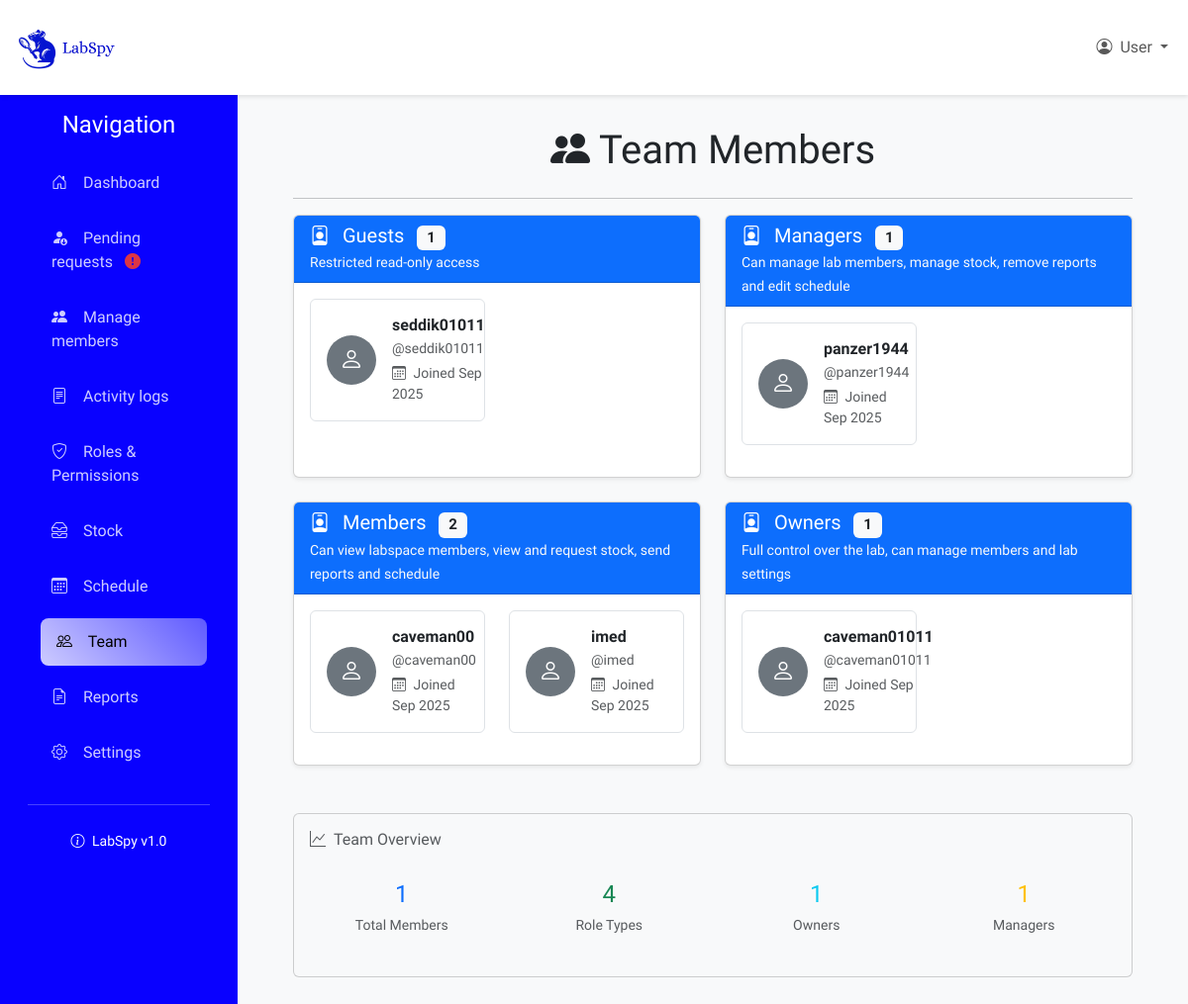
The app's page /labspaces/lab/E5PW8A/team/ (signed in) with its own data.
### labspaces/models.py (models this page shows, shortened)
class Role(models.Model):
    name = models.CharField(max_length=64)
    description = models.CharField(max_length=255)
    lab = models.ForeignKey(Lab, on_delete=models.CASCADE, null=True, blank=True)
    is_default = models.BooleanField(default=False)
    created_at = models.DateTimeField(auto_now_add=True)
    updated_at = models.DateTimeField(auto_now = True)
    class Meta:
        unique_together = ('lab', 'name', 'is_default')

class LabMembership(models.Model):
    lab = models.ForeignKey(Lab, on_delete=models.CASCADE)
    user = models.ForeignKey(CustomUser, on_delete=models.CASCADE)
    role = models.ForeignKey(Role, default=1, on_delete=models.SET_DEFAULT)
    created_at = models.DateTimeField(auto_now_add=True)
    class Meta:
        unique_together = ('lab', 'user')

### users/models.py (models this page shows)
class CustomUser(AbstractUser):
    phone_number = models.CharField(max_length=8, blank=True, null=True)
    date_joined = models.DateTimeField(auto_now_add=True, null=True, blank=True)

### labspaces/views.py (the view)
# urls.py: path('lab/<str:code>/team/', views.team_view, name='team_view'),
@login_required
def team_view(request, code):
    try:
        labspace = Lab.objects.get(code=code)
    except Lab.DoesNotExist:
        raise Http404("Lab not found")
    is_member = LabMembership.objects.filter(
        lab=labspace,
        user=request.user,
        role__name__in=['owner', 'manager', 'researcher', 'guest', 'member'],
        role__is_default=True
    ).exists()
    if not is_member:
        return HttpResponseForbidden("Access Denied.")
    members_by_role = {}
    roles = Role.objects.filter(
        Q(lab=labspace) | (Q(is_default=True) & Q(lab__isnull=True))
    ).exclude(name='pending').order_by('name')
    for role in roles:
        members = LabMembership.objects.filter(
            lab=labspace,
            role=role
        ).select_related('user').order_by('user__username')
        if members.exists():
            members_by_role[role] = members
    context = {
        'labspace': labspace,
        'current_lab': labspace,
        'members_by_role': members_by_role,
    }
    return render(request, 'labspaces/team_view.html', context)

### labspaces/context_processors.py (called while the page is built)
def lab_admin_status(request):
    context = {'user_is_admin': False, 'current_lab': None}
    if request.user.is_authenticated:
        try:
            lab_code = get_lab_code_from_url(request)
            if lab_code != "":
                try:
                    lab = Lab.objects.get(code=lab_code)
                    owner_role = Role.objects.get(name='owner', is_default=True, lab__isnull=True)
                    is_admin = LabMembership.objects.filter(
                        lab=lab,
                        user=request.user,
                        role=owner_role
                    ).exists()
                    if is_admin:
                        context['user_is_admin'] = True
                        context['current_lab'] = lab
                except Lab.DoesNotExist:
                    pass
        except Exception as e:
            pass
    return context

### labspaces/models.py (called while the page is built)
    def has_pending_requests(self):
        try:
            pending_role = Role.objects.get(name='pending', is_default=True, lab__isnull=True)
            return LabMembership.objects.filter(lab=self, role=pending_role).exists()
        except Role.DoesNotExist:
            return False

### labspaces/util.py (called while the page is built)
def get_lab_code_from_url(request):
    lab_code = ""
    if request.user.is_authenticated:
        resolved = resolve(request.path)
        if 'code' in resolved.kwargs:
            lab_code = resolved.kwargs['code']
    return lab_code

### labspaces/templates/labspaces/team_view.html (shortened to what this page needs)
{% extends 'labspaces/lab_layout.html' %}
{% block content %}
<div class="container-fluid">
    <div class="row">
        <div class="col-12">
            <h1 class="text-center mb-4">
                <i class="bi bi-people-fill"></i> Team Members
            </h1>
            <hr>
        </div>
    </div>
    {% if members_by_role %}
        <div class="row">
            {% for role, members in members_by_role.items %}
                <div class="col-lg-6 col-md-12 mb-4">
                    <div class="card h-100 shadow-sm">
                        <div class="card-header bg-primary text-white">
                            <h5 class="card-title mb-0">
                                <i class="bi bi-person-badge me-2"></i>
                                {{ role.name|title }}s
                                <span class="badge bg-light text-dark ms-2">{{ members.count }}</span>
                            </h5>
                            {% if role.description %}
                                <small class="text-light">{{ role.description }}</small>
                            {% endif %}
                        </div>
                        <div class="card-body">
                            <div class="row">
                                {% for member in members %}
                                    <div class="col-md-6 mb-3">
                                        <div class="d-flex align-items-center p-3 border rounded">
                                            <div class="flex-shrink-0">
                                                <div class="bg-secondary rounded-circle d-flex align-items-center justify-content-center"
                                                     style="width: 50px; height: 50px;">
                                                    <i class="bi bi-person text-white fs-4"></i>
                                                </div>
                                            </div>
                                            <div class="flex-grow-1 ms-3">
                                                <h6 class="mb-1 fw-bold">{{ member.user.get_full_name|default:member.user.username }}</h6>
                                                <p class="mb-1 text-muted small">@{{ member.user.username }}</p>
                                                <p class="mb-0 text-muted small">
                                                    <i class="bi bi-calendar3 me-1"></i>
                                                    Joined {{ member.created_at|date:"M Y" }}
                                                </p>
                                            </div>
                                        </div>
                                    </div>
                                {% endfor %}
                            </div>
                        </div>
                    </div>
                </div>
            {% endfor %}
        </div>
    {% endif %}
    {% if members_by_role %}
        <div class="row mt-4">
            <div class="col-12">
                <div class="card bg-light">
                    <div class="card-body">
                        <h6 class="card-title text-muted mb-3">
                            <i class="bi bi-graph-up me-2"></i>Team Overview
                        </h6>
                        <div class="row text-center">
                            <div class="col-md-3 mb-2">
                                <div class="p-3">
                                    <h4 class="text-primary mb-1">
                                        {% for role, members in members_by_role.items %}
                                            {% if forloop.first %}{{ members.count }}{% endif %}
                                        {% endfor %}
                                    </h4>
                                    <small class="text-muted">Total Members</small>
                                </div>
                            </div>
                            <div class="col-md-3 mb-2">
                                <div class="p-3">
                                    <h4 class="text-success mb-1">{{ members_by_role|length }}</h4>
                                    <small class="text-muted">Role Types</small>
                                </div>
                            </div>
                            <div class="col-md-3 mb-2">
                                <div class="p-3">
                                    <h4 class="text-info mb-1">
                                        {% for role, members in members_by_role.items %}
                                            {% if role.name == 'owner' %}{{ members.count }}{% endif %}
                                        {% endfor %}
                                    </h4>
                                    <small class="text-muted">Owners</small>
                                </div>
                            </div>
                            <div class="col-md-3 mb-2">
                                <div class="p-3">
                                    <h4 class="text-warning mb-1">
                                        {% for role, members in members_by_role.items %}
                                            {% if role.name == 'manager' %}{{ members.count }}{% endif %}
                                        {% endfor %}
                                    </h4>
                                    <small class="text-muted">Managers</small>
                                </div>
                            </div>
                        </div>
                    </div>
                </div>
            </div>
        </div>
    {% endif %}
</div>
{% endblock %}

### labspaces/static/labspaces/styles.css (style rules this page uses)
* { margin: 0; padding: 0; box-sizing: border-box; font-family: 'Urbanist', sans-serif; }

### records on screen
Role: name "Guest", count "1", description "Restricted read-only access"
LabMembership: user.get_full_name "seddik01011", user.username "seddik01011", created_at "Sep 2025"
Role: name "Manager", count "1", description "Can manage lab members, manage stock, remove reports and edit schedule"
LabMembership: user.get_full_name "panzer1944", user.username "panzer1944", created_at "Sep 2025"
Role: name "Member", count "2", description "Can view labspace members, view and request stock, send reports and schedule"
LabMembership: user.get_full_name "caveman00", user.username "caveman00", created_at "Sep 2025"
LabMembership: user.get_full_name "imed", user.username "imed", created_at "Sep 2025"
Role: name "Owner", count "1", description "Full control over the lab, can manage members and lab settings"
LabMembership: user.get_full_name "caveman01011", user.username "caveman01011", created_at "Sep 2025"

### other values on screen
{{ members_by_role|length }} "4"
